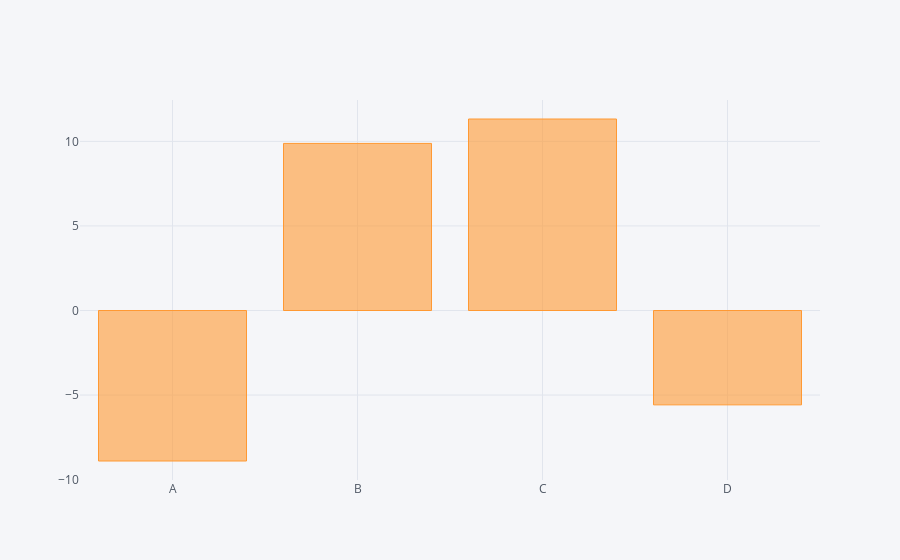

Notebook code cell kept with this figure:
### Code cell
df.sum().iplot(kind='bar')

### Figure 1 — Plotly figure (JSON) as saved in the notebook; plotly's stock layout.template omitted (floating-point values rounded to 4 significant figures)
{"data": [{"marker": {"color": "rgba(255, 153, 51, 0.6)", "line": {"color": "rgba(255, 153, 51, 1.0)", "width": 1}}, "name": "None", "orientation": "v", "text": "", "type": "bar", "uid": "79ddcca6-47a7-4aba-ae37-d44076f4595c", "x": ["A", "B", "C", "D"], "y": [-8.899, 9.88, 11.32, -5.58]}], "layout": {"legend": {"bgcolor": "#F5F6F9", "font": {"color": "#4D5663"}}, "paper_bgcolor": "#F5F6F9", "plot_bgcolor": "#F5F6F9", "title": {"font": {"color": "#4D5663"}}, "xaxis": {"gridcolor": "#E1E5ED", "showgrid": true, "tickfont": {"color": "#4D5663"}, "title": {"font": {"color": "#4D5663"}, "text": ""}, "zerolinecolor": "#E1E5ED"}, "yaxis": {"gridcolor": "#E1E5ED", "showgrid": true, "tickfont": {"color": "#4D5663"}, "title": {"font": {"color": "#4D5663"}, "text": ""}, "zerolinecolor": "#E1E5ED"}}}
